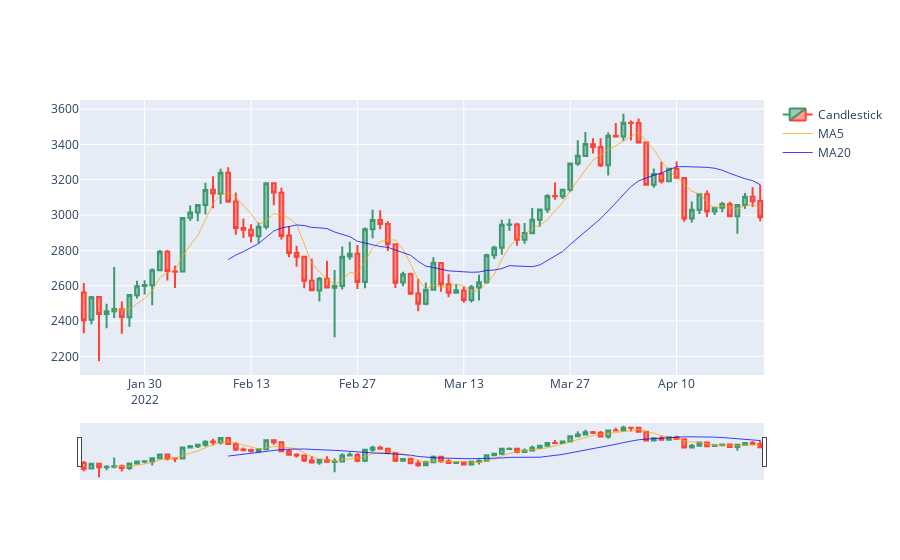

Source (notebook cell):
### Markdown cell above
## Long Term Ethereum Plot

### Code cell
get_long_ma('ETH-USD')
